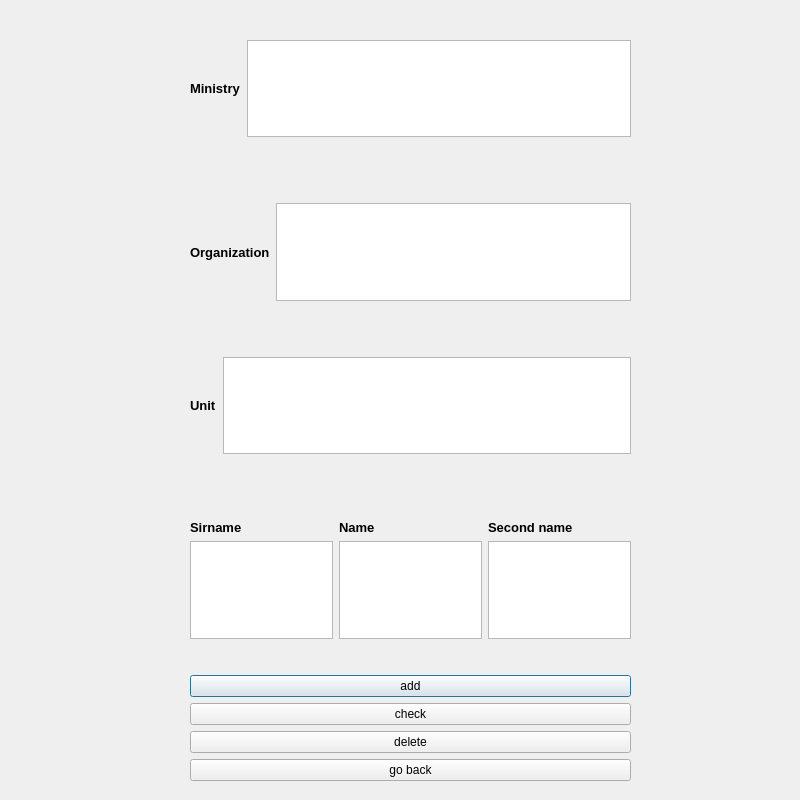
<?xml version="1.0" encoding="UTF-8"?>
<ui version="4.0">
 <class>NewPerson</class>
 <widget class="QDialog" name="NewPerson">
  <property name="geometry">
   <rect>
    <x>0</x>
    <y>0</y>
    <width>800</width>
    <height>800</height>
   </rect>
  </property>
  <property name="minimumSize">
   <size>
    <width>800</width>
    <height>800</height>
   </size>
  </property>
  <property name="maximumSize">
   <size>
    <width>800</width>
    <height>800</height>
   </size>
  </property>
  <property name="windowTitle">
   <string>Dialog</string>
  </property>
  <widget class="QWidget" name="verticalLayoutWidget">
   <property name="geometry">
    <rect>
     <x>190</x>
     <y>10</y>
     <width>441</width>
     <height>771</height>
    </rect>
   </property>
   <layout class="QVBoxLayout" name="verticalLayout">
    <item>
     <layout class="QHBoxLayout" name="horizontalLayout_3">
      <property name="sizeConstraint">
       <enum>QLayout::SetMinimumSize</enum>
      </property>
      <property name="topMargin">
       <number>30</number>
      </property>
      <property name="bottomMargin">
       <number>30</number>
      </property>
      <item>
       <widget class="QLabel" name="label">
        <property name="font">
         <font>
          <pointsize>10</pointsize>
          <weight>75</weight>
          <bold>true</bold>
         </font>
        </property>
        <property name="text">
         <string>Ministry</string>
        </property>
       </widget>
      </item>
      <item>
       <widget class="QTextEdit" name="textEdit"/>
      </item>
     </layout>
    </item>
    <item>
     <layout class="QHBoxLayout" name="horizontalLayout_5">
      <property name="topMargin">
       <number>30</number>
      </property>
      <property name="bottomMargin">
       <number>20</number>
      </property>
      <item>
       <widget class="QLabel" name="label_2">
        <property name="font">
         <font>
          <pointsize>10</pointsize>
          <weight>75</weight>
          <bold>true</bold>
         </font>
        </property>
        <property name="text">
         <string>Organization</string>
        </property>
       </widget>
      </item>
      <item>
       <widget class="QTextEdit" name="textEdit_2"/>
      </item>
     </layout>
    </item>
    <item>
     <layout class="QHBoxLayout" name="horizontalLayout_4">
      <property name="sizeConstraint">
       <enum>QLayout::SetMinimumSize</enum>
      </property>
      <property name="topMargin">
       <number>30</number>
      </property>
      <property name="bottomMargin">
       <number>30</number>
      </property>
      <item>
       <widget class="QLabel" name="label_6">
        <property name="font">
         <font>
          <pointsize>10</pointsize>
          <weight>75</weight>
          <bold>true</bold>
         </font>
        </property>
        <property name="text">
         <string>Unit</string>
        </property>
       </widget>
      </item>
      <item>
       <widget class="QTextEdit" name="textEdit_6"/>
      </item>
     </layout>
    </item>
    <item>
     <layout class="QHBoxLayout" name="horizontalLayout_6">
      <property name="sizeConstraint">
       <enum>QLayout::SetMinimumSize</enum>
      </property>
      <property name="topMargin">
       <number>30</number>
      </property>
      <property name="bottomMargin">
       <number>30</number>
      </property>
      <item>
       <layout class="QVBoxLayout" name="verticalLayout_2">
        <property name="topMargin">
         <number>0</number>
        </property>
        <property name="bottomMargin">
         <number>0</number>
        </property>
        <item>
         <widget class="QLabel" name="label_3">
          <property name="font">
           <font>
            <pointsize>10</pointsize>
            <weight>75</weight>
            <bold>true</bold>
           </font>
          </property>
          <property name="text">
           <string>Sirname</string>
          </property>
         </widget>
        </item>
        <item>
         <widget class="QTextEdit" name="textEdit_3"/>
        </item>
       </layout>
      </item>
      <item>
       <layout class="QVBoxLayout" name="verticalLayout_3">
        <property name="rightMargin">
         <number>0</number>
        </property>
        <item>
         <widget class="QLabel" name="label_4">
          <property name="font">
           <font>
            <pointsize>10</pointsize>
            <weight>75</weight>
            <bold>true</bold>
           </font>
          </property>
          <property name="text">
           <string>Name</string>
          </property>
         </widget>
        </item>
        <item>
         <widget class="QTextEdit" name="textEdit_4"/>
        </item>
       </layout>
      </item>
      <item>
       <layout class="QVBoxLayout" name="verticalLayout_4">
        <property name="rightMargin">
         <number>0</number>
        </property>
        <item>
         <widget class="QLabel" name="label_5">
          <property name="font">
           <font>
            <pointsize>10</pointsize>
            <weight>75</weight>
            <bold>true</bold>
           </font>
          </property>
          <property name="text">
           <string>Second name</string>
          </property>
         </widget>
        </item>
        <item>
         <widget class="QTextEdit" name="textEdit_5"/>
        </item>
       </layout>
      </item>
     </layout>
    </item>
    <item>
     <widget class="QPushButton" name="pushButton_2">
      <property name="text">
       <string>add</string>
      </property>
     </widget>
    </item>
    <item>
     <widget class="QPushButton" name="pushButton_3">
      <property name="text">
       <string>check</string>
      </property>
     </widget>
    </item>
    <item>
     <widget class="QPushButton" name="pushButton_4">
      <property name="text">
       <string>delete</string>
      </property>
     </widget>
    </item>
    <item>
     <widget class="QPushButton" name="pushButton">
      <property name="text">
       <string>go back</string>
      </property>
     </widget>
    </item>
   </layout>
  </widget>
 </widget>
 <resources/>
 <connections/>
</ui>
